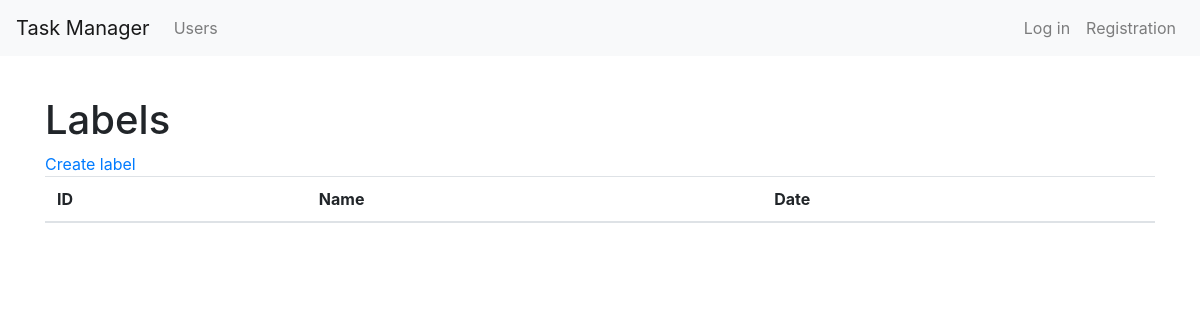
/labels/, run on an earlier commit of the app's database.
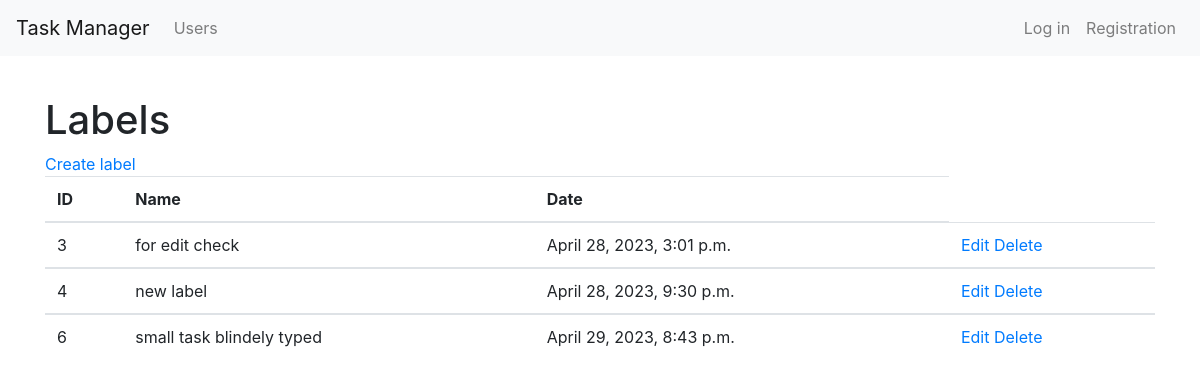
And on a later commit of the database.
### labels/models.py (models this page shows, shortened)
class Labels(models.Model):
    name = models.CharField(max_length=150)
    date = models.DateTimeField(auto_now_add=True)

### labels/views.py (the view)
# urls.py: path('', views.LabelsList.as_view(), name='labels_list'),
class LabelsList(ListView):
    model = Labels
    template_name = 'labels/labels_list.html'

### labels/templates/labels/labels_list.html
{% extends 'main_page/base.html' %}
{% block body %}
    <h1>Labels</h1>
    <a href="{% url 'label_create' %}">Create label</a>
    <br>
    <table class="table">
        <thead>
            <tr>
                <th>ID</th>
                <th>Name</th>
                <th>Date</th>
            </tr>
        </thead>
        {% for item in object_list %}
        <tbody>
            <tr>
                <td>{{ item.id }}</td>
                <td>{{ item.name }}</td>
                <td>{{ item.date }}</td>
                <td>
                    <a href="{% url 'label_edit' pk=item.id %}">Edit</a>
                    <a href="{% url 'label_delete' pk=item.id %}">Delete</a>
                </td>
            </tr>
        {% endfor %}
        </tbody>
    </table>
{% endblock %}

What changed in the data, as far as the page shows it:
added Labels: id "3", name "for edit check", date "April 28, 2023, 3:01 p.m."
added Labels: id "4", name "new label", date "April 28, 2023, 9:30 p.m."
added Labels: id "6", name "small task blindely typed", date "April 29, 2023, 8:43 p.m."
